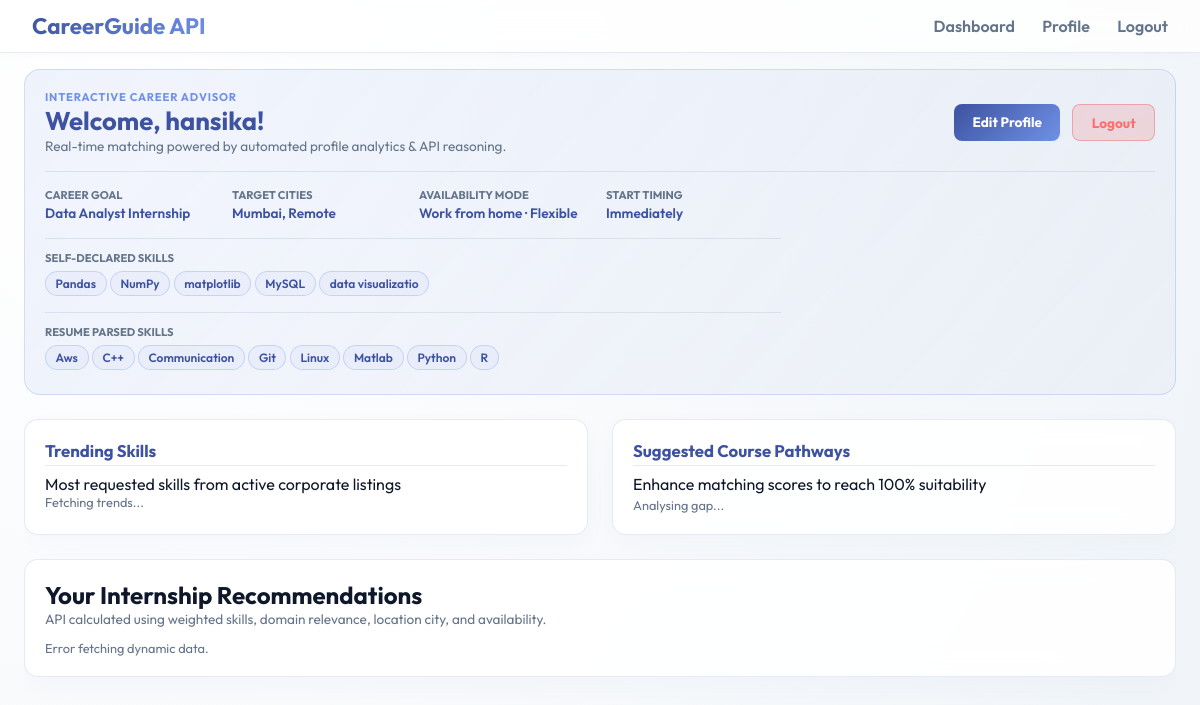
The page /dashboard (signed in) on the database its author committed.
### tables this page shows
CREATE TABLE students (
    id INTEGER PRIMARY KEY AUTOINCREMENT,
    name TEXT,
    email TEXT UNIQUE,
    password_hash TEXT,
    career_goal TEXT,
    preferred_domains TEXT,
    preferred_locations TEXT,
    interests TEXT,
    technical_skills TEXT,
    preferences TEXT,
    resume_text TEXT,
    extracted_skills TEXT,
    completed_profile INTEGER DEFAULT 0
, availability_start TEXT, availability_duration TEXT, availability_type TEXT);

### backend/app/routes.py (the view)
@routes_bp.route("/dashboard")
@login_required
def dashboard():
    user = get_user_by_id(session["user_id"])
    if not user:
        return redirect(url_for("auth.logout"))
    return render_template("dashboard.html", user=user)

### backend/app/auth.py (called while the page is built)
def login_required(view):
    @wraps(view)
    def wrapped_view(**kwargs):
        if "user_id" not in session:
            return redirect(url_for("auth.login"))
        return view(**kwargs)
    return wrapped_view

### backend/app/db.py (called while the page is built)
def get_db():
    conn = sqlite3.connect(DATABASE)
    conn.row_factory = sqlite3.Row
    return conn

def query_db(query, args=(), one=False):
    conn = get_db()
    cur = conn.execute(query, args)
    rv = cur.fetchall()
    conn.commit()
    conn.close()
    return (rv[0] if rv else None) if one else rv

def get_user_by_id(user_id):
    return query_db("SELECT * FROM students WHERE id = ?", (user_id,), one=True)

### frontend/templates/dashboard.html (shortened to what this page needs)
{% extends 'layout.html' %}
{% block content %}
<section class="dashboard-grid" style="display: flex; flex-direction: column; gap: 1.5rem; width: 100%; height: 100%; overflow-y: auto; scrollbar-width: thin; padding-bottom: 2rem;">
  <div class="welcome-card" style="width: 100%; flex-shrink: 0; margin-bottom: 0;">
    <div class="welcome-header">
      <div>
        <p class="eyebrow">Interactive career advisor</p>
        <h1>Welcome, <span class="student-name">{{ user.name.split(' ')[0] }}</span>!</h1>
        <p class="subtitle">Real-time matching powered by automated profile analytics & API reasoning.</p>
      </div>
      <div class="actions" style="display: flex; gap: 0.75rem;">
        <a href="{{ url_for('routes.profile') }}" class="btn-profile-edit">Edit Profile</a>
        <a href="{{ url_for('auth.logout') }}" class="button" style="background: rgba(239, 68, 68, 0.15); border: 1px solid rgba(239, 68, 68, 0.35); color: #f87171; box-shadow: none; display: flex; align-items: center; justify-content: center;">Logout</a>
      </div>
    </div>
    <div class="welcome-summary">
      <div>
        <p class="summary-label">Career Goal</p>
        <p class="summary-val">{{ user.career_goal or 'Not set' }}</p>
      </div>
      <div>
        <p class="summary-label">Target Cities</p>
        <p class="summary-val">{{ user.preferred_locations or 'Any location' }}</p>
      </div>
      <div>
        <p class="summary-label">Availability Mode</p>
        <p class="summary-val">{{ user.availability_type or 'Any' }} · {{ user.availability_duration or 'Flexible' }}</p>
      </div>
      <div>
        <p class="summary-label">Start Timing</p>
        <p class="summary-val">{{ user.availability_start or 'Immediately' }}</p>
      </div>
      <div style="grid-column: span 4; border-top: 1px solid var(--border); padding-top: 0.75rem; margin-top: 0.25rem;">
        <p class="summary-label">Self-Declared Skills</p>
        <div class="tag-row" style="margin-top: 0.4rem;">
          {% if user.technical_skills %}
            {% for skill in user.technical_skills.split(',') %}
              <span class="badge secondary" style="font-size: 0.75rem; margin-bottom: 0.25rem; display: inline-block;">{{ skill.strip() }}</span>
            {% endfor %}
          {% else %}
            <span class="muted" style="font-size: 0.8rem; color: #94a3b8;">None</span>
          {% endif %}
        </div>
      </div>
      <div style="grid-column: span 4; border-top: 1px solid var(--border); padding-top: 0.75rem;">
        <p class="summary-label">Resume Parsed Skills</p>
        <div class="tag-row" style="margin-top: 0.4rem;">
          {% if user.extracted_skills %}
            {% for skill in user.extracted_skills.split(',') %}
              <span class="badge secondary" style="font-size: 0.75rem; margin-bottom: 0.25rem; display: inline-block;">{{ skill.strip() }}</span>
            {% endfor %}
          {% else %}
            <span class="muted" style="font-size: 0.8rem; color: #94a3b8;">Upload PDF resume in profile</span>
          {% endif %}
        </div>
      </div>
    </div>
  </div>
  <div style="display: grid; grid-template-columns: 1fr 1fr; gap: 1.5rem; width: 100%; flex-shrink: 0;">
    <div class="panel card small-panel" style="margin-bottom: 0; height: auto !important; min-height: 0;">
      <h2>Trending Skills</h2>
      <p class="panel-desc text-small">Most requested skills from active corporate listings</p>
      <div id="trending-container" class="badge-row">
        <span class="loading-placeholder">Fetching trends...</span>
      </div>
    </div>
    <div class="panel card small-panel" style="margin-bottom: 0; height: auto !important; min-height: 0;">
      <h2>Suggested Course Pathways</h2>
      <p class="panel-desc text-small">Enhance matching scores to reach 100% suitability</p>
      <div id="courses-container">
        <span class="loading-placeholder">Analysing gap...</span>
      </div>
    </div>
  </div>
  <div class="panel recommendation-panel" style="width: 100%; flex-shrink: 0; margin-bottom: 0; height: auto !important; min-height: 0;">
    <div class="panel-heading">
      <h2>Your Internship Recommendations</h2>
      <p class="panel-desc">API calculated using weighted skills, domain relevance, location city, and availability.</p>
    </div>
    <div id="recommendations-container" class="internship-list-wrapper">
    </div>
  </div>
</section>
{% endblock %}

### frontend/templates/layout.html (shortened to what this page needs)
<!DOCTYPE html>
<html lang="en">
  <head>
    <link rel="stylesheet" href="{{ url_for('static', filename='css/style.css', v='1.5') }}" />
  </head>
  <body>
    <div class="shell">
      <header class="topbar">
        <div class="brand">CareerGuide API</div>
        <nav class="nav-links">
          {% if session.user_id %}
          <a href="{{ url_for('routes.dashboard') }}">Dashboard</a>
          <a href="{{ url_for('routes.profile') }}">Profile</a>
          <a href="{{ url_for('auth.logout') }}">Logout</a>
          {% else %}
          <a href="{{ url_for('auth.login') }}">Login</a>
          <a href="{{ url_for('auth.register') }}">Register</a>
          {% endif %}
        </nav>
      </header>
      <main class="page-content">
        {% block content %}{% endblock %}
      </main>
    </div>
  </body>
</html>

### frontend/static/css/style.css (style rules this page uses)
:root { --bg: #f8fafc; --panel-bg: rgba(255, 255, 255, 0.9); --border: rgba(61, 82, 160, 0.12); --text: #0f172a; --text-muted: #64748b; --primary: #3D52A0; --accent: #7091E6; --success: #059669; --warning: #d97706; --danger: #dc2626; --font: 'Outfit', sans-serif; }
* { box-sizing: border-box; margin: 0; padding: 0; font-family: var(--font); }
body { background: radial-gradient(circle at 10% 20%, #ffffff 0%, #f1f5f9 90%); color: var(--text); height: auto; overflow: auto; }
.shell { display: flex; flex-direction: column; min-height: 100vh; }
.topbar { display: flex; justify-content: space-between; align-items: center; padding: 0.75rem 2rem; border-bottom: 1px solid var(--border); backdrop-filter: blur(16px); background: rgba(255, 255, 255, 0.8); flex-shrink: 0; z-index: 100; box-shadow: 0 2px 10px rgba(61, 82, 160, 0.02); }
.brand { font-size: 1.4rem; font-weight: 700; background: linear-gradient(135deg, var(--primary), var(--accent)); -webkit-background-clip: text; -webkit-text-fill-color: transparent; }
.nav-links a { color: var(--text-muted); text-decoration: none; margin-left: 1.5rem; font-weight: 600; transition: color 0.3s; }
.page-content { flex: 1; display: flex; flex-direction: column; overflow: visible; width: 100%; max-width: 1200px; margin: 0 auto; padding: 1rem 1.5rem; min-height: 0; transition: transform 150ms ease; transform-origin: top center; }
.card, .panel, .form-card { background: var(--panel-bg); border: 1px solid var(--border); border-radius: 14px; padding: 1.25rem; backdrop-filter: blur(12px); box-shadow: 0 8px 24px rgba(61, 82, 160, 0.03); }
.welcome-card { background: linear-gradient(135deg, rgba(112, 145, 230, 0.1) 0%, rgba(61, 82, 160, 0.03) 100%); border: 1px solid rgba(112, 145, 230, 0.25); border-radius: 16px; padding: 1.25rem; margin-bottom: 1rem; flex-shrink: 0; }
.welcome-header { display: flex; justify-content: space-between; align-items: center; gap: 1rem; margin-bottom: 1rem; }
.welcome-header h1 { font-size: 1.6rem; font-weight: 700; color: var(--primary); }
.eyebrow { text-transform: uppercase; font-size: 0.7rem; font-weight: 700; color: var(--accent); letter-spacing: 0.05rem; }
.subtitle { color: var(--text-muted); font-size: 0.85rem; }
.welcome-summary { display: grid; grid-template-columns: repeat(6, 1fr); gap: 0.75rem; border-top: 1px solid var(--border); padding-top: 1rem; }
.summary-label { font-size: 0.7rem; color: var(--text-muted); font-weight: 700; text-transform: uppercase; }
.summary-val { font-size: 0.85rem; font-weight: 600; color: var(--primary); margin-top: 0.1rem; }
.panel-heading { flex-shrink: 0; margin-bottom: 0.75rem; }
.panel-heading p { font-size: 0.85rem; color: var(--text-muted); }
.dashboard-grid { flex: 1; display: grid; grid-template-columns: 2fr 1fr; grid-template-rows: auto 1fr; gap: 1rem; overflow: hidden; min-height: 0; height: 100%; width: 100%; }
.welcome-card { grid-column: span 2; }
.small-panel h2 { font-size: 1.05rem; margin-bottom: 0.5rem; border-bottom: 1px solid var(--border); padding-bottom: 0.25rem; color: var(--primary); }
.badge-row { display: flex; flex-wrap: wrap; gap: 0.4rem; }
.badge { background: rgba(134, 151, 196, 0.12); border: 1px solid rgba(134, 151, 196, 0.2); padding: 0.25rem 0.6rem; border-radius: 30px; font-size: 0.75rem; font-weight: 600; color: var(--primary); transition: all 0.2s; }
.badge.secondary { border-color: rgba(112, 145, 230, 0.3); color: var(--primary); background: rgba(112, 145, 230, 0.05); }
.internship-list-wrapper { display: flex; flex-direction: column; gap: 0.75rem; }
.button, .btn-profile-edit { display: inline-block; padding: 0.55rem 1.15rem; border-radius: 8px; font-weight: 700; text-decoration: none; border: none; cursor: pointer; transition: transform 0.2s; font-size: 0.85rem; }
.button.primary, .btn-profile-edit { background: linear-gradient(135deg, var(--primary), var(--accent)); color: #ffffff; }
.loading-placeholder { color: var(--text-muted); font-size: 0.8rem; }

### rows shown on the page
students: name "hansika", career_goal "Data Analyst Internship", preferred_locations "Mumbai, Remote", availability_type "Work from home", availability_duration "Flexible", availability_start "Immediately"

### other values the page prints
{{ skill.strip() }} "Pandas" "NumPy" "matplotlib" "MySQL" "data visualizatio"
{{ skill.strip() }} "Aws" "C++" "Communication" "Git" "Linux" "Matlab" "Python" "R"
